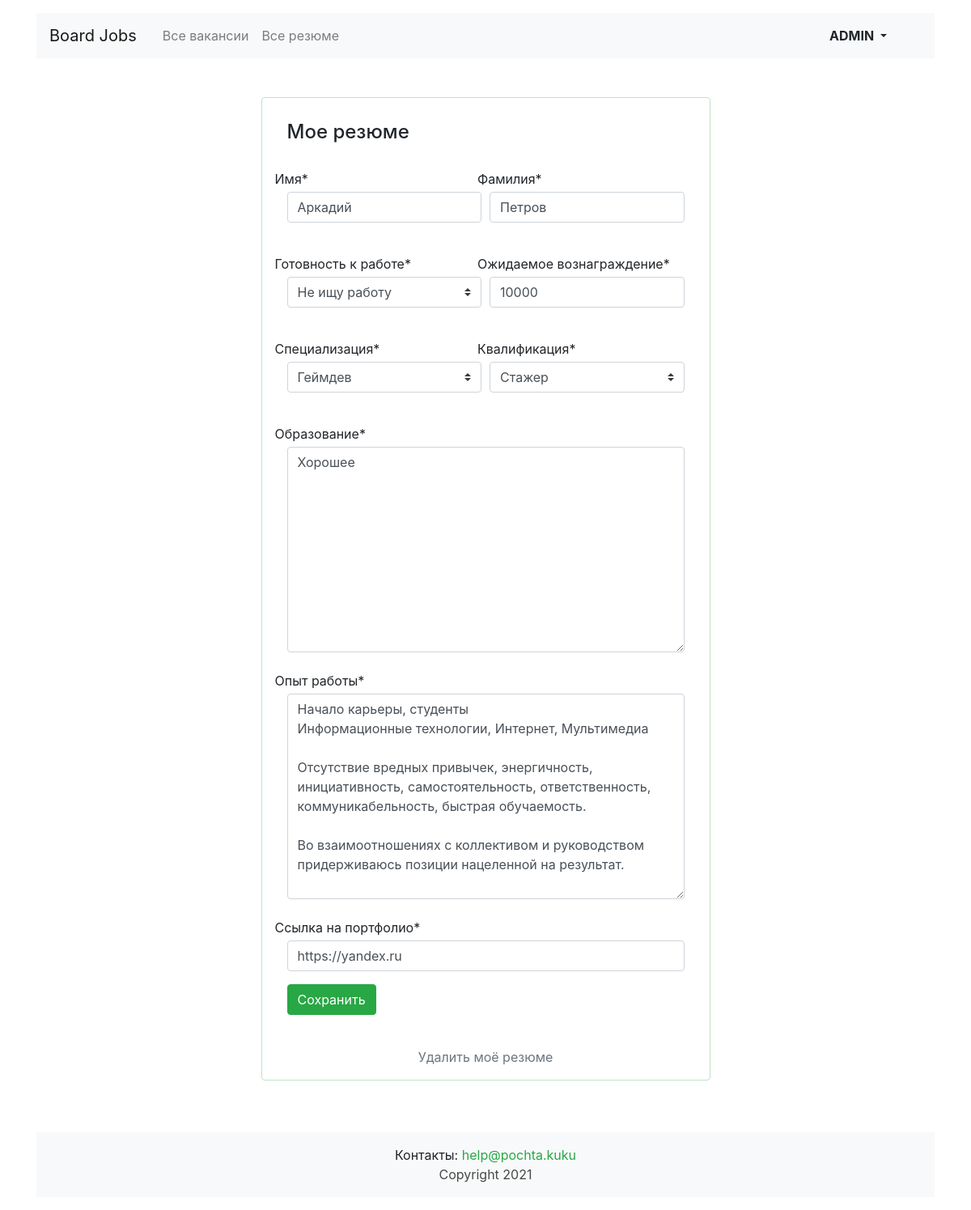
The page /myresume/ (signed in) on the database its author committed.
### vacancies/models.py (models this page shows, shortened)
class Resume(models.Model):
    CHOICES_STATUS = (
        ('1', 'Не ищу работу'),
        ('2', 'Рассматриваю предложения'),
        ('3', 'Ищу работу'),
    )
    CHOICES_GRADE = (
        ('1', 'Стажер'),
        ('2', 'Джуниор'),
        ('3', 'Миддл'),
        ('4', 'Синьор'),
        ('5', 'Лид'),
    )
    user = models.OneToOneField(User, on_delete=models.CASCADE, related_name="resumes")
    name = models.CharField("имя", max_length=15)
    surname = models.CharField("фамилия", max_length=30)
    status = models.CharField("готовность к работе", max_length=10, choices=CHOICES_STATUS)
    specialty = models.ForeignKey(Specialty, on_delete=models.CASCADE, max_length=30, verbose_name="специализация")
    salary = models.IntegerField("ожидаемое вознаграждение")
    grade = models.CharField("квалификация", max_length=10, choices=CHOICES_GRADE)
    education = models.TextField("образование", max_length=1000)
    experience = models.TextField("опыт работы", max_length=1000)
    portfolio = models.URLField("ссылка на портфолио", max_length=100)
    class Meta:
        verbose_name = "резюме"
        verbose_name_plural = "резюме"
        ordering = ['id']

### vacancies/views.py (the view, shortened to what this page needs)
# urls.py: path('myresume/', my_resume_view, name='my_resume_form'),  # заполненная форма
def my_resume_view(request):
    try:
        resume = Resume.objects.get(user_id=request.user.id)
    except Resume.DoesNotExist:
        if request.user.is_authenticated:
            return redirect('my_resume_letsstart')
        else:
            return redirect('login')
    resume_form = ResumeForm(instance=resume)
    return render(request, 'vacancies/resume/resume-edit.html', {'form': resume_form})

### vacancies/models.py (called while the page is built)
    def __str__(self):
        return f"{self.title}"

### vacancies/templates/vacancies/resume/resume-edit.html (shortened to what this page needs)
{% extends 'vacancies/base.html' %}
{% block container %}
    <main class="container mt-3 pb-5" xmlns="http://www.w3.org/1999/html">
        <section class="col-12 col-lg-6 offset-lg-3 mt-5 card">
            <div class="card-body px-3 pb-4">
                <h1 class="h4 pt-2 pb-3">Мое резюме</h1>
                {% load crispy_forms_tags %}
                {% crispy form "bootstrap4" %}
            </div>
            {% if form.name.value %}
            <p class="text-center"><a href="{% url 'my_resume_delete' %}" class="text-secondary">Удалить моё резюме</a></p>
            {% endif %}
        </section>
    </main>
{% endblock %}

### vacancies/templates/vacancies/base.html (shortened to what this page needs)
<!DOCTYPE html>
{% load static %}
<html lang="ru">
<head>
    <link rel="stylesheet" href="https://stackpath.bootstrapcdn.com/bootstrap/4.3.1/css/bootstrap.min.css"
>
    <link rel="stylesheet" type="text/css" href="{% static 'css/style_vacancy.css' %}">
</head>
<body>
<header class="container mt-3">
    <nav class="navbar navbar-expand-lg navbar-light bg-light">
        <a class="navbar-brand mr-4" href="{% if request.path == '/' %}#{% else %}/{% endif %}">Board Jobs</a>
        <div class="collapse navbar-collapse justify-content-between" id="navbarNav">
            <ul class="navbar-nav col-10">
                <li class="nav-item">
                    {% if request.path == '/vacancies' %}
                        <a class="nav-link active" href="#">Все вакансии</a>
                    {% else %}
                        <a class="nav-link" href="{% url 'vacancies' %}">Все вакансии</a>
                    {% endif %}
                </li>
                <li class="nav-item">
                    {% if 'resumes' in request.path %}
                        <a class="nav-link active" href="#">Все резюме</a>
                    {% else %}
                        <a class="nav-link" href="{% url 'resumes' %}">Все резюме</a>
                    {% endif %}
                </li>
            </ul>
            <ul class="navbar-nav col-2 justify-content-end">
                {% if request.user.is_authenticated %}
                    <ul class="navbar-nav col-2 justify-content-end">
                        <li class="nav-item active">
                            <div class="btn-group">
                                <button type="button" class="btn dropdown-toggle font-weight-bold"
                                        data-toggle="dropdown"
                                        aria-haspopup="true" aria-expanded="false">
                                    {{ user|upper }}
                                </button>
                            </div>
                        </li>
                    </ul>
                {% else %}
                    <li class="nav-item">
                        <a href="{% url 'login' %}" class="nav-link font-weight-bold">Вход</a>
                    </li>
                {% endif %}
            </ul>
        </div>
    </nav>
</header>
{% block container %} {% endblock %}
<footer class="container mt-3">
    <div class="footer bg-light mb-3 p-3">
        <div class="contact">
            Контакты: <a href="mailto:help@pochta.kuku" class="text-success">help@pochta.kuku</a>
        </div>
        <div>
            <a href="#top">Copyright {% now "Y" %}</a>
        </div>
    </div>
</footer>
</body>
</html>

### vacancies/static/css/style_vacancy.css (style rules this page uses)
.btn { min-width: 75px; }
.card { border: 1px solid rgb(189 228 198); }
.footer { text-align: center; }
.btn-primary { color: #fff; background-color: #28a745; border-color: #28a745; }
a { color: #454a46; }

### rows shown on the page
Resume: name "Аркадий", surname "Петров", status "Не ищу работу", salary "10000", specialty "Геймдев", grade "Стажер", education "Хорошее", experience "Начало карьеры, студенты Информационные технологии, Интернет, Мультимедиа Отсутствие вредных привычек, энергичность, инициативность, самостоятельность, ответственность, коммуникабельность, быстрая обучаемость. Во взаимоотношениях с коллективом и руководством придерживаюсь позиции нацеленной на результат.", portfolio "https://yandex.ru"

### other values the page prints
{{ user|upper }} "ADMIN"
